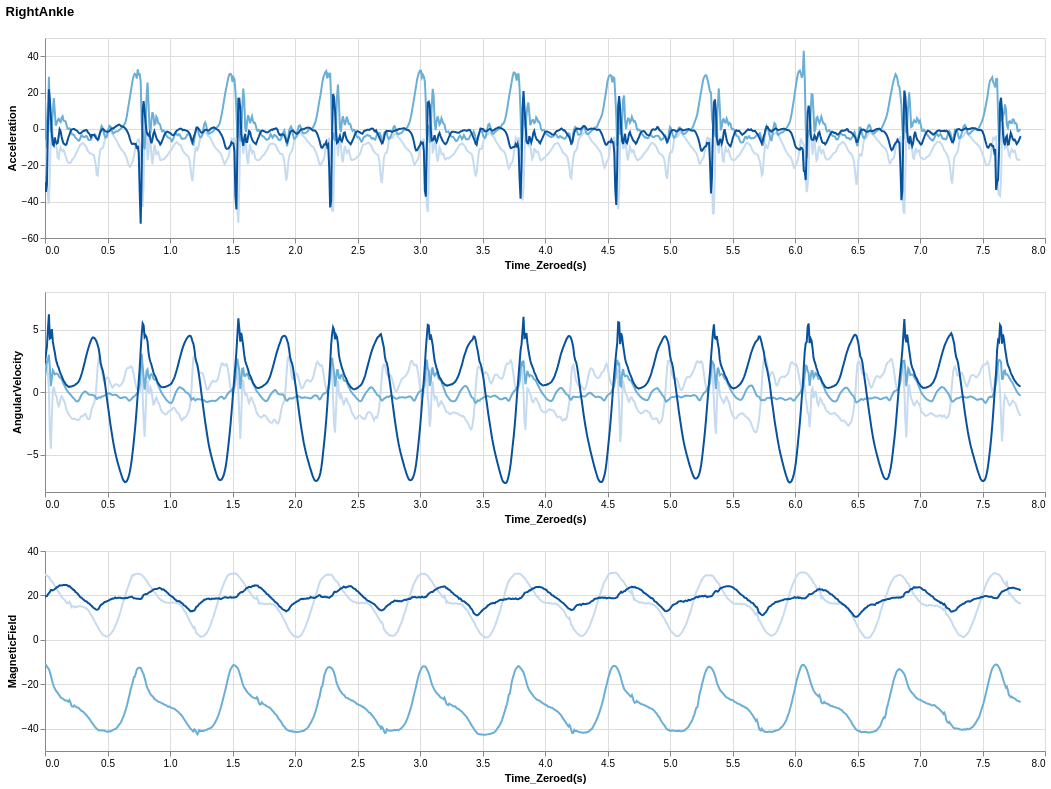

The notebook cell this image was saved under:
### Code cell
# Define signal types and axes.
sensor = ['Acceleration', 'AngularVelocity', 'MagneticField']
dir = ['x','y','z']
plotStack = [0,0,0] # Preallocate plot for each signal

# Generate plots for each sensor type
for iSensor in range(len(sensor)): # loop through the signal types
    # create plots for x,y,z directions
    x_signal = alt.Chart(df_2_data_reduced).mark_line().encode(
        x = 'Time_Zeroed(s)',
        y = alt.Y(location + '_' + sensor[iSensor] + '_x', title = sensor[iSensor]),
        color = alt.value('#c6dbef')
    ).properties(
        width = 1000,
        height = 200
    )
    y_signal = alt.Chart(df_2_data_reduced).mark_line().encode(
        x = 'Time_Zeroed(s)',
        y = alt.Y(location + '_' + sensor[iSensor] + '_y', title = sensor[iSensor]),
        color = alt.value("#6baed6")
    )
    z_signal = alt.Chart(df_2_data_reduced).mark_line().encode(
        x = 'Time_Zeroed(s)',
        y = alt.Y(location + '_' + sensor[iSensor] + '_z', title = sensor[iSensor]),
        color = alt.value("#08519c")
    ).interactive()
    # Combine x,y,z plots
    plotStack[iSensor] = x_signal + y_signal + z_signal

alt.vconcat(plotStack[0], plotStack[1], plotStack[2]).properties(title = [location,""])

### Figure 1 — Vega-Lite specification as saved in the notebook (floating-point values rounded to 4 significant figures; data arrays with more than 128 entries replaced by an {"elided": "..."} marker saying what was removed)
{"config": {"view": {"continuousWidth": 300, "continuousHeight": 300}}, "vconcat": [{"layer": [{"mark": {"type": "line"}, "encoding": {"color": {"value": "#c6dbef"}, "x": {"field": "Time_Zeroed(s)", "type": "quantitative"}, "y": {"field": "RightAnkle_Acceleration_x", "title": "Acceleration", "type": "quantitative"}}}, {"mark": {"type": "line"}, "encoding": {"color": {"value": "#6baed6"}, "x": {"field": "Time_Zeroed(s)", "type": "quantitative"}, "y": {"field": "RightAnkle_Acceleration_y", "title": "Acceleration", "type": "quantitative"}}}, {"mark": {"type": "line"}, "encoding": {"color": {"value": "#08519c"}, "x": {"field": "Time_Zeroed(s)", "type": "quantitative"}, "y": {"field": "RightAnkle_Acceleration_z", "title": "Acceleration", "type": "quantitative"}}, "name": "view_1"}], "height": 200, "width": 1000}, {"layer": [{"mark": {"type": "line"}, "encoding": {"color": {"value": "#c6dbef"}, "x": {"field": "Time_Zeroed(s)", "type": "quantitative"}, "y": {"field": "RightAnkle_AngularVelocity_x", "title": "AngularVelocity", "type": "quantitative"}}}, {"mark": {"type": "line"}, "encoding": {"color": {"value": "#6baed6"}, "x": {"field": "Time_Zeroed(s)", "type": "quantitative"}, "y": {"field": "RightAnkle_AngularVelocity_y", "title": "AngularVelocity", "type": "quantitative"}}}, {"mark": {"type": "line"}, "encoding": {"color": {"value": "#08519c"}, "x": {"field": "Time_Zeroed(s)", "type": "quantitative"}, "y": {"field": "RightAnkle_AngularVelocity_z", "title": "AngularVelocity", "type": "quantitative"}}, "name": "view_2"}], "height": 200, "width": 1000}, {"layer": [{"mark": {"type": "line"}, "encoding": {"color": {"value": "#c6dbef"}, "x": {"field": "Time_Zeroed(s)", "type": "quantitative"}, "y": {"field": "RightAnkle_MagneticField_x", "title": "MagneticField", "type": "quantitative"}}}, {"mark": {"type": "line"}, "encoding": {"color": {"value": "#6baed6"}, "x": {"field": "Time_Zeroed(s)", "type": "quantitative"}, "y": {"field": "RightAnkle_MagneticField_y", "title": "MagneticField", "type": "quantitative"}}}, {"mark": {"type": "line"}, "encoding": {"color": {"value": "#08519c"}, "x": {"field": "Time_Zeroed(s)", "type": "quantitative"}, "y": {"field": "RightAnkle_MagneticField_z", "title": "MagneticField", "type": "quantitative"}}, "name": "view_3"}], "height": 200, "width": 1000}], "data": {"name": "data-909972b2705551603e8db54b7bd025a4"}, "params": [{"name": "param_1", "select": {"type": "interval", "encodings": ["x", "y"]}, "bind": "scales", "views": ["view_1"]}, {"name": "param_2", "select": {"type": "interval", "encodings": ["x", "y"]}, "bind": "scales", "views": ["view_2"]}, {"name": "param_3", "select": {"type": "interval", "encodings": ["x", "y"]}, "bind": "scales", "views": ["view_3"]}], "title": ["RightAnkle", ""], "$schema": "https://vega.github.io/schema/vega-lite/v5.20.1.json", "datasets": {"data-909972b2705551603e8db54b7bd025a4": {"elided": "1000 records"}}}
